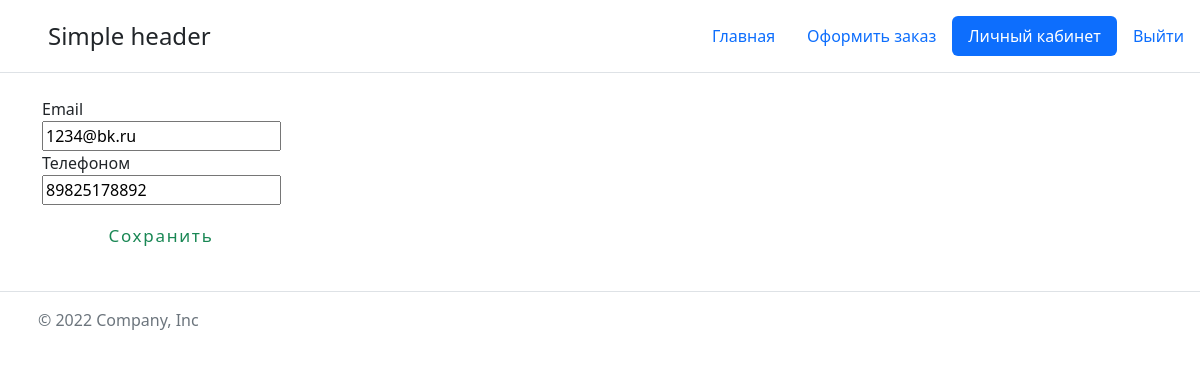
/account/change (signed in), run on an earlier commit of the app's database.
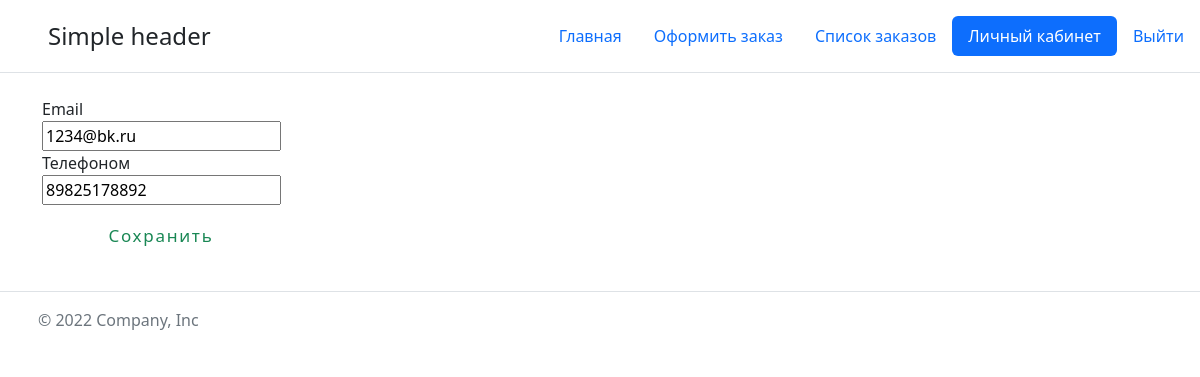
And on a later commit of the database.
### main/views.py (the view)
# urls.py: path('account/change', views.account_dc, name='account_dc'),
@login_required
def account_dc(request):
    if request.method == "POST":
        form = UserChangeUpdate(request.POST, instance=request.user)
        if form.is_valid:
            form.save()
            messages.success(request, f'Данные сохранены!')
            return redirect('account')
        else:
            messages.warning(request, f'Ошибочка повторите попытку!')
            form = Add_Carrier_Order(request.POST, instance=request.user)
            return render(request, 'main/account_change.html', {
                'title': 'Изменение данных', 'active_account': 'active', 'form': form, })
    else:
        form = UserChangeUpdate(instance=request.user)
        return render(request, 'main/account_change.html', {
            'title': 'Изменение данных', 'active_account': 'active', 'form': form,
        })

### main/forms.py
class UserChangeUpdate(UserChangeForm):
    class Meta:
        model = User
        fields = ('email', 'phone')

### main/templates/main/account_change.html (shortened to what this page needs)
{% extends 'main/base.html' %}
{% block content %}
<form action="#" method="post">
<div class="container">
  <div class="wrapper">
    <form action="{% url 'account_dc' %}" method='POST' class="form-inline my-2 my-lg-0">
        <div><div>{{form.email.label}}</div>
        {{form.email}}</div>
        <div><div>{{form.phone.label}}</div>
        {{form.phone}}</div>
        <button class="btn btn-outline-success my-2 my-sm-0" type="submit">Сохранить</button>
    </form>
  </div>
</div>
</form>
{% endblock %}

What changed in the data, as far as the page shows it:
changed User "1234@bk.ru": is_carrier False → True (drawn)
Also different on the page:
text now shown: "Список заказов"
